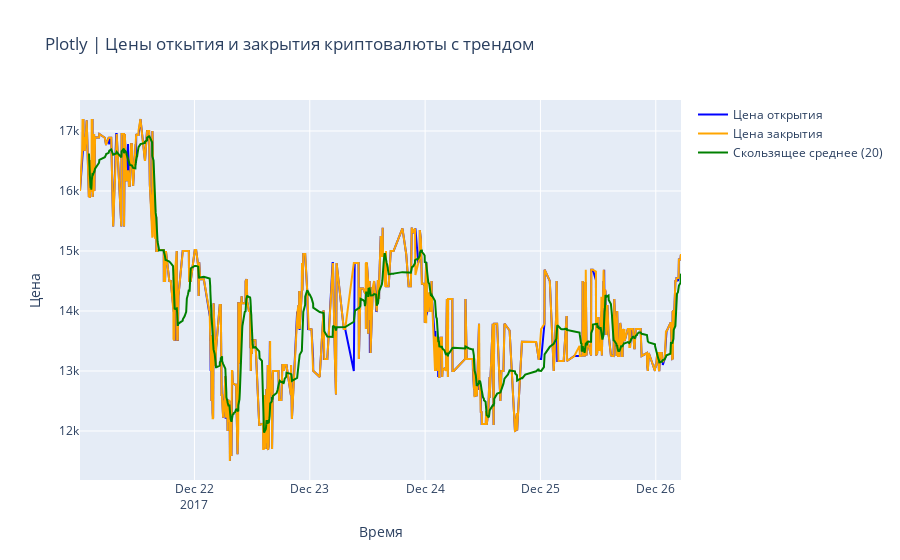

Write notebook code for a chart like this one.
### Code cell
#%%

import pandas as pd
from visualizations import matplotlib_visualization, seaborn_visualization, plotly_visualization
from custom_statistics import calculate_statistics, print_statistics

"""Загрузка данных из CSV Файла"""
data = pd.read_csv('data/BTCUSD_1m_KuCoin.csv', nrows=1000)

"""Преобразование времени в формат datatime"""
data['Open time'] = pd.to_datetime(data['Open time'])

"""Рассчитываем статистику"""
stats = calculate_statistics(data)

"""Выводим статистику"""
print_statistics(stats)

"""Вывод первых строк из файла
print(data.head())"""



"""Визуализация с помощью Matplotlib"""
matplotlib_visualization.plot_graph(data)

"""Визуализация с помощью Seaborn"""
seaborn_visualization.plot_graph(data)

"""Визуализация с помощью Plotly"""
plotly_visualization.plot_graph(data)

### Figure 1 — Plotly figure (JSON) as saved in the notebook; plotly's stock layout.template omitted (floating-point values rounded to 4 significant figures; data arrays with more than 128 entries replaced by an {"elided": "..."} marker saying what was removed)
{"data": [{"line": {"color": "blue"}, "mode": "lines", "name": "Цена открытия", "type": "scatter", "x": {"elided": "1000 str values"}, "y": {"elided": "1000 float values"}}, {"line": {"color": "orange"}, "mode": "lines", "name": "Цена закрытия", "type": "scatter", "x": {"elided": "1000 str values"}, "y": {"elided": "1000 float values"}}, {"line": {"color": "green"}, "mode": "lines", "name": "Скользящее среднее (20)", "type": "scatter", "x": {"elided": "1000 str values"}, "y": {"elided": "1000 float values"}}], "layout": {"title": {"text": "Plotly | Цены откытия и закрытия криптовалюты с трендом"}, "xaxis": {"title": {"text": "Время"}}, "yaxis": {"title": {"text": "Цена"}}}}
